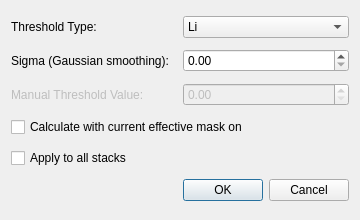
<?xml version="1.0" encoding="UTF-8"?>
<ui version="4.0">
 <class>intensityThresholdDialog</class>
 <widget class="QDialog" name="intensityThresholdDialog">
  <property name="geometry">
   <rect>
    <x>0</x>
    <y>0</y>
    <width>360</width>
    <height>220</height>
   </rect>
  </property>
  <property name="windowTitle">
   <string>Intensity Threshold</string>
  </property>
  <property name="windowIcon">
   <iconset theme="QIcon::ThemeIcon::DocumentProperties"/>
  </property>
  <layout class="QVBoxLayout" name="verticalLayout">
   <item>
    <layout class="QHBoxLayout" name="horizontalLayout">
     <item>
      <widget class="QLabel" name="labelType">
       <property name="text">
        <string>Threshold Type:</string>
       </property>
      </widget>
     </item>
     <item>
      <widget class="QComboBox" name="thresholdTypeComboBox">
       <item>
        <property name="text">
         <string>Li</string>
        </property>
       </item>
       <item>
        <property name="text">
         <string>Manual</string>
        </property>
       </item>
      </widget>
     </item>
    </layout>
   </item>
   <item>
    <layout class="QHBoxLayout" name="horizontalLayout_2">
     <item>
      <widget class="QLabel" name="labelSigma">
       <property name="text">
        <string>Sigma (Gaussian smoothing):</string>
       </property>
      </widget>
     </item>
     <item>
      <widget class="QDoubleSpinBox" name="sigmaDoubleSpinBox"/>
     </item>
    </layout>
   </item>
   <item>
    <layout class="QHBoxLayout" name="horizontalLayout_3">
     <item>
      <widget class="QLabel" name="labelManual">
       <property name="enabled">
        <bool>false</bool>
       </property>
       <property name="text">
        <string>Manual Threshold Value:</string>
       </property>
      </widget>
     </item>
     <item>
      <widget class="QDoubleSpinBox" name="manualValueDoubleSpinBox">
       <property name="enabled">
        <bool>false</bool>
       </property>
      </widget>
     </item>
    </layout>
   </item>
   <item>
    <widget class="QCheckBox" name="maskCheckBox">
     <property name="text">
      <string>Calculate with current effective mask on</string>
     </property>
    </widget>
   </item>
   <item>
    <widget class="QCheckBox" name="applyAllCheckBox">
     <property name="text">
      <string>Apply to all stacks</string>
     </property>
    </widget>
   </item>
   <item>
    <widget class="QDialogButtonBox" name="buttonBox">
     <property name="orientation">
      <enum>Qt::Orientation::Horizontal</enum>
     </property>
     <property name="standardButtons">
      <set>QDialogButtonBox::StandardButton::Cancel|QDialogButtonBox::StandardButton::Ok</set>
     </property>
    </widget>
   </item>
  </layout>
 </widget>
 <resources/>
 <connections>
  <connection>
   <sender>buttonBox</sender>
   <signal>accepted()</signal>
   <receiver>intensityThresholdDialog</receiver>
   <slot>accept()</slot>
   <hints>
    <hint type="sourcelabel">
     <x>248</x>
     <y>254</y>
    </hint>
    <hint type="destinationlabel">
     <x>157</x>
     <y>274</y>
    </hint>
   </hints>
  </connection>
  <connection>
   <sender>buttonBox</sender>
   <signal>rejected()</signal>
   <receiver>intensityThresholdDialog</receiver>
   <slot>reject()</slot>
   <hints>
    <hint type="sourcelabel">
     <x>316</x>
     <y>260</y>
    </hint>
    <hint type="destinationlabel">
     <x>286</x>
     <y>274</y>
    </hint>
   </hints>
  </connection>
 </connections>
</ui>
